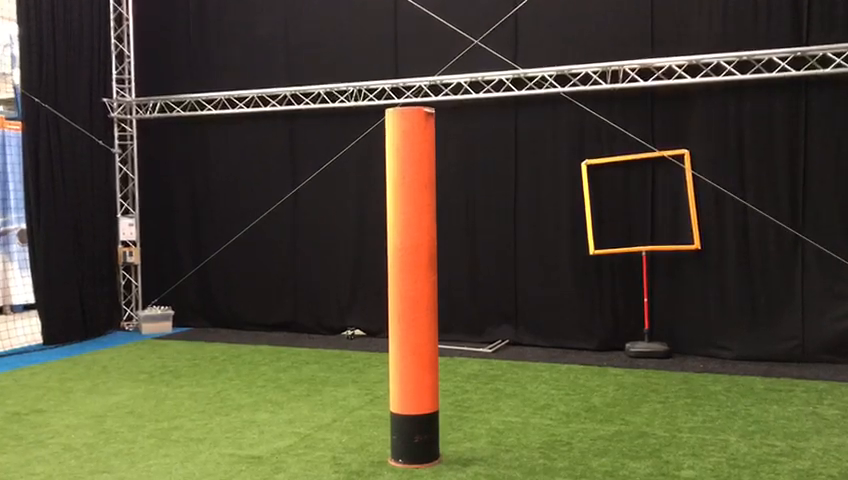
#> input picture frame 36 of testvideo.mp4, 848 x 480 px, given in place of testvideo_3.mp4, which was not available
$ python linedetecter.py
#> lines starting #> are read from the running program, lines starting #| are printed output that depends on the picture; after the words box and inside, x2 and y2 are one past the last pixel; in counts of white or black regions, pixels touching at a corner belong together; pictures that were not available may be replaced by others from this repository, and a replacement may not be noted
# capture frames from a camera
import cv2
import numpy as np

cap = cv2.VideoCapture('testvideo_3.mp4')

while True:
    ret, frame = cap.read()
#> frame is the input picture: shape (480, 848, 3); mean B, G, R 51.6, 73.4, 77.5
    gray = cv2.cvtColor(frame, cv2.COLOR_BGR2GRAY)
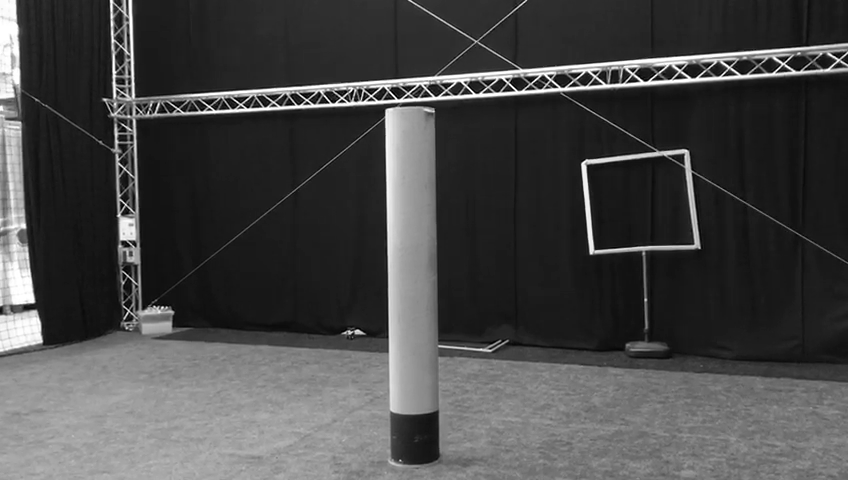
#> gray: shape (480, 848); min 0, max 255, mean 72.1

    edges = cv2.Canny(gray, 100, 200)
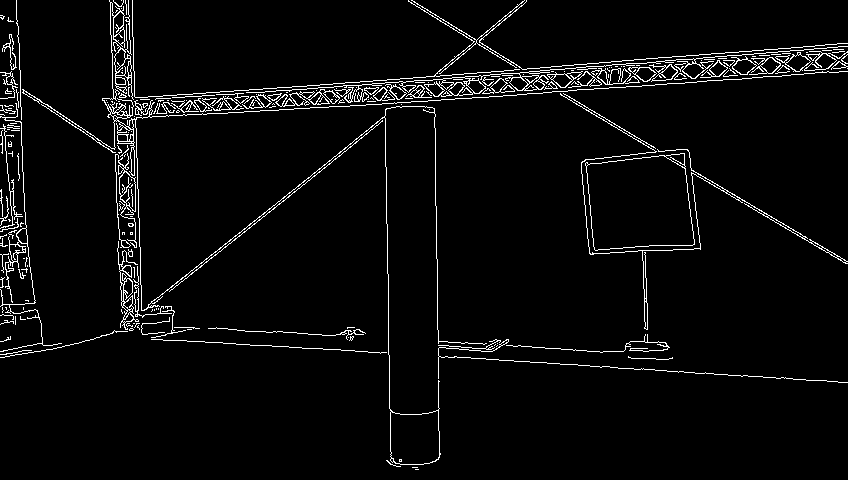
#> edges: shape (480, 848); 3.9% white in thin lines or dots
    # use n=200 voor palen
    # use n=130 voor ook lijsten, is wel minder accuraat
    lines = cv2.HoughLines(edges,1,np.pi/180,200, min_theta=-0.2,max_theta=0.2)
#> lines = None
    if lines is not None:
        for line in lines:
            for rho,theta in line:
                a = np.cos(theta)
                b = np.sin(theta)
                x0 = a*rho
                y0 = b*rho
                x1 = int(x0 + 1000*(-b))
                y1 = int(y0 + 1000*(a))
                x2 = int(x0 - 1000*(-b))
                y2 = int(y0 - 1000*(a))

                cv2.line(frame,(x1,y1),(x2,y2),(0,0,255),2)

    cv2.imshow("Edges", edges)
    cv2.imshow("Image", frame)
    k = cv2.waitKey(5) & 0xFF
#> (key Esc is pressed here)
    if k == 27:
        break

$ run again, starting later in the video
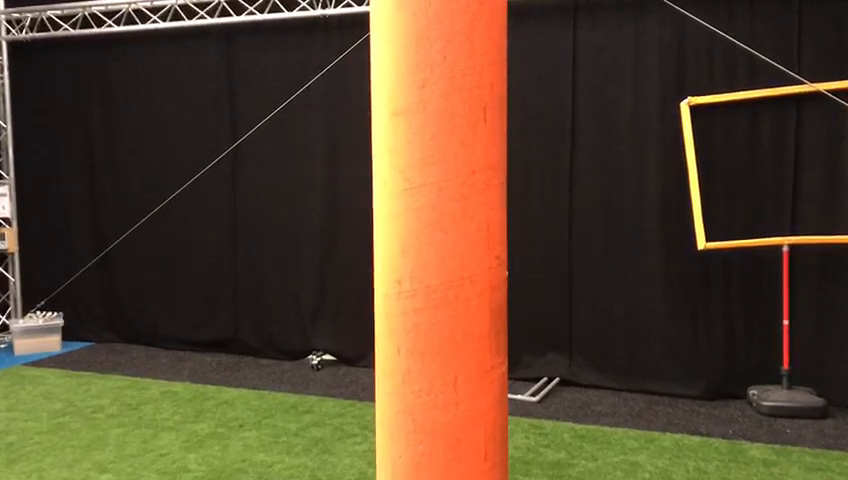
#> input picture frame 162 of testvideo.mp4, 848 x 480 px, given in place of testvideo_3.mp4, which was not available
#> frame is the input picture: shape (480, 848, 3); mean B, G, R 45.3, 68.6, 88.5
#> `edges = cv2.Canny(gray, 100, 200)`:
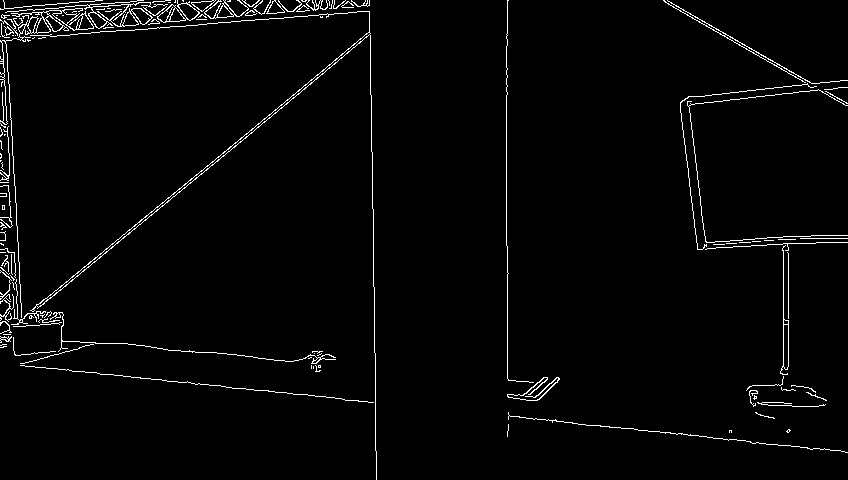
#> edges: shape (480, 848); 2.3% white in thin lines or dots
#> lines = [[3, -0.0604]]
#> the loop `for line in lines:` made 1 pass
#> after the loop `for line in lines:`:
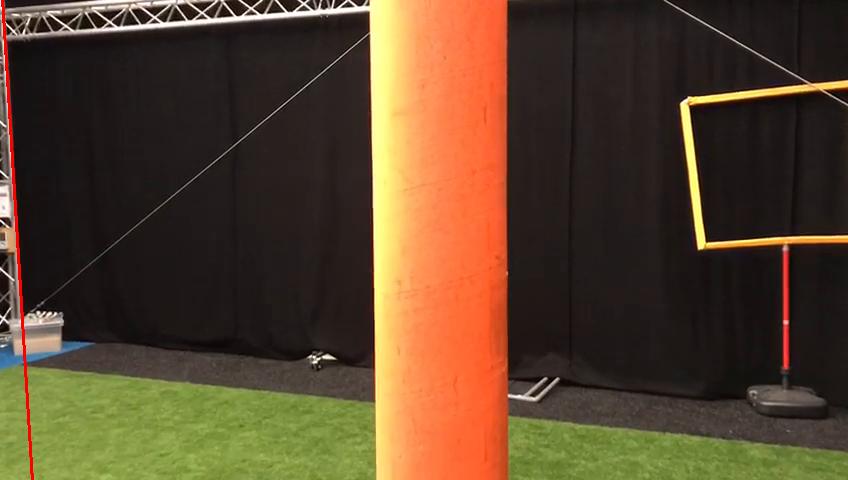
#> frame: shape (480, 848, 3); 0.35% of pixels changed, all inside (x1, y1, x2, y2) = (1, 0, 34, 480)

$ run again, starting later in the video
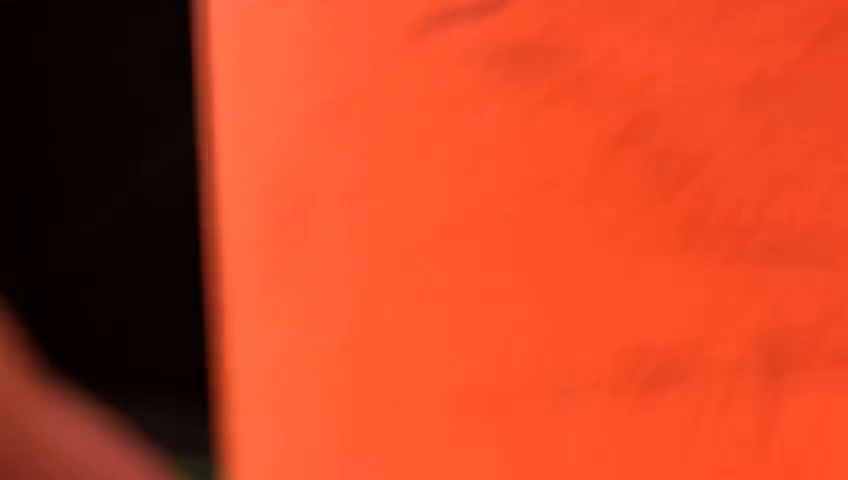
#> input picture frame 289 of testvideo.mp4, 848 x 480 px, given in place of testvideo_3.mp4, which was not available
#> frame is the input picture: shape (480, 848, 3); mean B, G, R 35.4, 66.7, 195.9
#> `gray = cv2.cvtColor(frame, cv2.COLOR_BGR2GRAY)`:
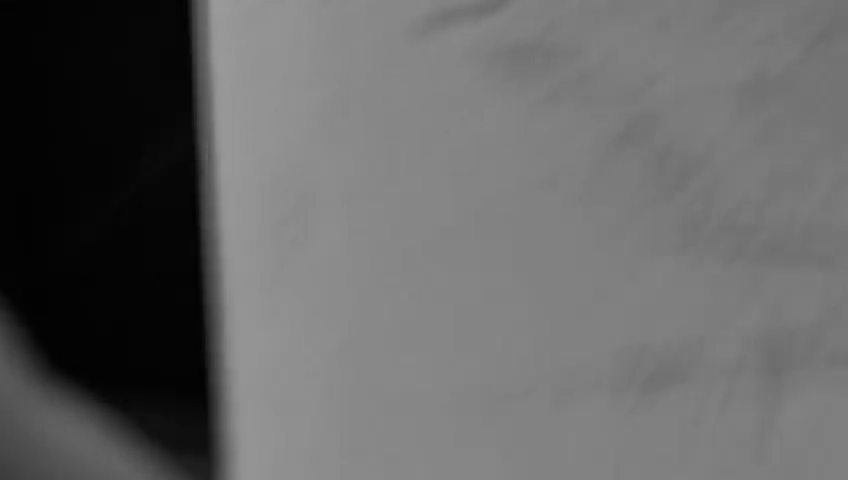
#> gray: shape (480, 848); min 1, max 153, mean 101.8
#> edges: shape (480, 848); every value is 0
#> lines = None
